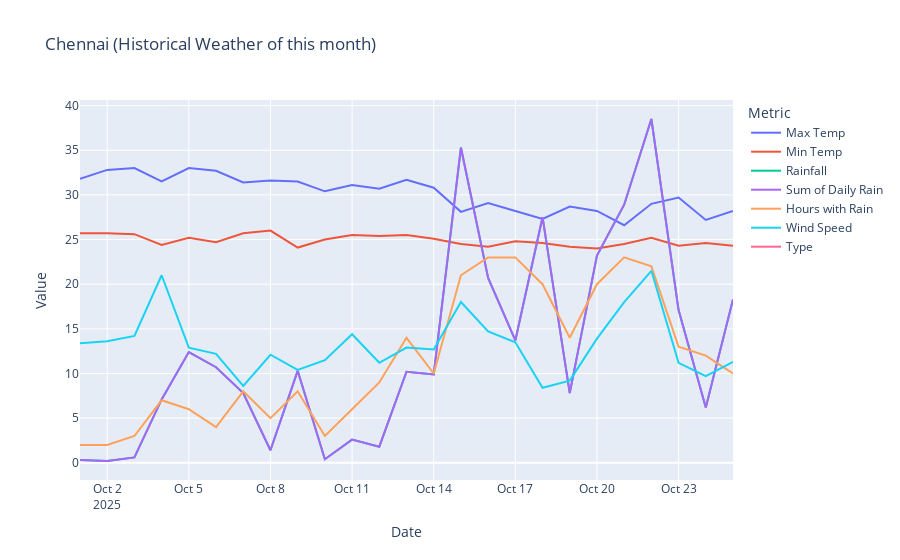

The cell this chart's notebook holds for it:
### Code cell
#LINE PLOT - Additional View
hist_df_line_melt = hist_df.melt(id_vars = ["Date", "Weather"],
                                 var_name="Metric",
                                 value_name="Value")
figl = px.line(hist_df_line_melt, x="Date", y="Value", color="Metric",
              line_group = "Metric",
              hover_data = ["Weather"],
              title = place +" (Historical Weather of this month)"
             )
figl.show()

### Figure 1 — Plotly figure (JSON) as saved in the notebook; plotly's stock layout.template omitted (floating-point values rounded to 4 significant figures)
{"data": [{"customdata": [["Drizzle: Light"], ["Drizzle: Light"], ["Drizzle: Light"], ["Rain: Moderate"], ["Rain: Heavy intensity"], ["Rain: Moderate"], ["Rain: Moderate"], ["Drizzle: Dense intensity"], ["Rain: Moderate"], ["Drizzle: Light"], ["Rain: Slight"], ["Drizzle: Moderate"], ["Rain: Moderate"], ["Rain: Moderate"], ["Rain: Moderate"], ["Rain: Moderate"], ["Rain: Moderate"], ["Rain: Heavy intensity"], ["Rain: Moderate"], ["Rain: Moderate"], ["Rain: Moderate"], ["Rain: Moderate"], ["Rain: Moderate"], ["Drizzle: Dense intensity"], ["Rain: Heavy intensity"]], "hovertemplate": "Metric=Max Temp<br>Date=%{x}<br>Value=%{y}<br>Weather=%{customdata[0]}<extra></extra>", "legendgroup": "Max Temp", "line": {"color": "#636efa", "dash": "solid"}, "marker": {"symbol": "circle"}, "mode": "lines", "name": "Max Temp", "orientation": "v", "showlegend": true, "type": "scatter", "x": ["2025-10-01", "2025-10-02", "2025-10-03", "2025-10-04", "2025-10-05", "2025-10-06", "2025-10-07", "2025-10-08", "2025-10-09", "2025-10-10", "2025-10-11", "2025-10-12", "2025-10-13", "2025-10-14", "2025-10-15", "2025-10-16", "2025-10-17", "2025-10-18", "2025-10-19", "2025-10-20", "2025-10-21", "2025-10-22", "2025-10-23", "2025-10-24", "2025-10-25"], "xaxis": "x", "y": [31.8, 32.8, 33, 31.5, 33, 32.7, 31.4, 31.6, 31.5, 30.4, 31.1, 30.7, 31.7, 30.8, 28.1, 29.1, 28.2, 27.3, 28.7, 28.2, 26.6, 29, 29.7, 27.2, 28.2], "yaxis": "y"}, {"customdata": [["Drizzle: Light"], ["Drizzle: Light"], ["Drizzle: Light"], ["Rain: Moderate"], ["Rain: Heavy intensity"], ["Rain: Moderate"], ["Rain: Moderate"], ["Drizzle: Dense intensity"], ["Rain: Moderate"], ["Drizzle: Light"], ["Rain: Slight"], ["Drizzle: Moderate"], ["Rain: Moderate"], ["Rain: Moderate"], ["Rain: Moderate"], ["Rain: Moderate"], ["Rain: Moderate"], ["Rain: Heavy intensity"], ["Rain: Moderate"], ["Rain: Moderate"], ["Rain: Moderate"], ["Rain: Moderate"], ["Rain: Moderate"], ["Drizzle: Dense intensity"], ["Rain: Heavy intensity"]], "hovertemplate": "Metric=Min Temp<br>Date=%{x}<br>Value=%{y}<br>Weather=%{customdata[0]}<extra></extra>", "legendgroup": "Min Temp", "line": {"color": "#EF553B", "dash": "solid"}, "marker": {"symbol": "circle"}, "mode": "lines", "name": "Min Temp", "orientation": "v", "showlegend": true, "type": "scatter", "x": ["2025-10-01", "2025-10-02", "2025-10-03", "2025-10-04", "2025-10-05", "2025-10-06", "2025-10-07", "2025-10-08", "2025-10-09", "2025-10-10", "2025-10-11", "2025-10-12", "2025-10-13", "2025-10-14", "2025-10-15", "2025-10-16", "2025-10-17", "2025-10-18", "2025-10-19", "2025-10-20", "2025-10-21", "2025-10-22", "2025-10-23", "2025-10-24", "2025-10-25"], "xaxis": "x", "y": [25.7, 25.7, 25.6, 24.4, 25.2, 24.7, 25.7, 26, 24.1, 25, 25.5, 25.4, 25.5, 25.1, 24.5, 24.2, 24.8, 24.6, 24.2, 24, 24.5, 25.2, 24.3, 24.6, 24.3], "yaxis": "y"}, {"customdata": [["Drizzle: Light"], ["Drizzle: Light"], ["Drizzle: Light"], ["Rain: Moderate"], ["Rain: Heavy intensity"], ["Rain: Moderate"], ["Rain: Moderate"], ["Drizzle: Dense intensity"], ["Rain: Moderate"], ["Drizzle: Light"], ["Rain: Slight"], ["Drizzle: Moderate"], ["Rain: Moderate"], ["Rain: Moderate"], ["Rain: Moderate"], ["Rain: Moderate"], ["Rain: Moderate"], ["Rain: Heavy intensity"], ["Rain: Moderate"], ["Rain: Moderate"], ["Rain: Moderate"], ["Rain: Moderate"], ["Rain: Moderate"], ["Drizzle: Dense intensity"], ["Rain: Heavy intensity"]], "hovertemplate": "Metric=Rainfall<br>Date=%{x}<br>Value=%{y}<br>Weather=%{customdata[0]}<extra></extra>", "legendgroup": "Rainfall", "line": {"color": "#00cc96", "dash": "solid"}, "marker": {"symbol": "circle"}, "mode": "lines", "name": "Rainfall", "orientation": "v", "showlegend": true, "type": "scatter", "x": ["2025-10-01", "2025-10-02", "2025-10-03", "2025-10-04", "2025-10-05", "2025-10-06", "2025-10-07", "2025-10-08", "2025-10-09", "2025-10-10", "2025-10-11", "2025-10-12", "2025-10-13", "2025-10-14", "2025-10-15", "2025-10-16", "2025-10-17", "2025-10-18", "2025-10-19", "2025-10-20", "2025-10-21", "2025-10-22", "2025-10-23", "2025-10-24", "2025-10-25"], "xaxis": "x", "y": [0.3, 0.2, 0.6, 7.1, 12.4, 10.7, 7.8, 1.4, 10.3, 0.4, 2.6, 1.8, 10.2, 9.9, 35.3, 20.7, 13.7, 27.5, 7.8, 23.2, 28.9, 38.5, 17.1, 6.2, 18.3], "yaxis": "y"}, {"customdata": [["Drizzle: Light"], ["Drizzle: Light"], ["Drizzle: Light"], ["Rain: Moderate"], ["Rain: Heavy intensity"], ["Rain: Moderate"], ["Rain: Moderate"], ["Drizzle: Dense intensity"], ["Rain: Moderate"], ["Drizzle: Light"], ["Rain: Slight"], ["Drizzle: Moderate"], ["Rain: Moderate"], ["Rain: Moderate"], ["Rain: Moderate"], ["Rain: Moderate"], ["Rain: Moderate"], ["Rain: Heavy intensity"], ["Rain: Moderate"], ["Rain: Moderate"], ["Rain: Moderate"], ["Rain: Moderate"], ["Rain: Moderate"], ["Drizzle: Dense intensity"], ["Rain: Heavy intensity"]], "hovertemplate": "Metric=Sum of Daily Rain<br>Date=%{x}<br>Value=%{y}<br>Weather=%{customdata[0]}<extra></extra>", "legendgroup": "Sum of Daily Rain", "line": {"color": "#ab63fa", "dash": "solid"}, "marker": {"symbol": "circle"}, "mode": "lines", "name": "Sum of Daily Rain", "orientation": "v", "showlegend": true, "type": "scatter", "x": ["2025-10-01", "2025-10-02", "2025-10-03", "2025-10-04", "2025-10-05", "2025-10-06", "2025-10-07", "2025-10-08", "2025-10-09", "2025-10-10", "2025-10-11", "2025-10-12", "2025-10-13", "2025-10-14", "2025-10-15", "2025-10-16", "2025-10-17", "2025-10-18", "2025-10-19", "2025-10-20", "2025-10-21", "2025-10-22", "2025-10-23", "2025-10-24", "2025-10-25"], "xaxis": "x", "y": [0.3, 0.2, 0.6, 7.1, 12.4, 10.7, 7.8, 1.4, 10.3, 0.4, 2.6, 1.8, 10.2, 9.9, 35.3, 20.7, 13.7, 27.5, 7.8, 23.2, 28.9, 38.5, 17.1, 6.2, 18.3], "yaxis": "y"}, {"customdata": [["Drizzle: Light"], ["Drizzle: Light"], ["Drizzle: Light"], ["Rain: Moderate"], ["Rain: Heavy intensity"], ["Rain: Moderate"], ["Rain: Moderate"], ["Drizzle: Dense intensity"], ["Rain: Moderate"], ["Drizzle: Light"], ["Rain: Slight"], ["Drizzle: Moderate"], ["Rain: Moderate"], ["Rain: Moderate"], ["Rain: Moderate"], ["Rain: Moderate"], ["Rain: Moderate"], ["Rain: Heavy intensity"], ["Rain: Moderate"], ["Rain: Moderate"], ["Rain: Moderate"], ["Rain: Moderate"], ["Rain: Moderate"], ["Drizzle: Dense intensity"], ["Rain: Heavy intensity"]], "hovertemplate": "Metric=Hours with Rain<br>Date=%{x}<br>Value=%{y}<br>Weather=%{customdata[0]}<extra></extra>", "legendgroup": "Hours with Rain", "line": {"color": "#FFA15A", "dash": "solid"}, "marker": {"symbol": "circle"}, "mode": "lines", "name": "Hours with Rain", "orientation": "v", "showlegend": true, "type": "scatter", "x": ["2025-10-01", "2025-10-02", "2025-10-03", "2025-10-04", "2025-10-05", "2025-10-06", "2025-10-07", "2025-10-08", "2025-10-09", "2025-10-10", "2025-10-11", "2025-10-12", "2025-10-13", "2025-10-14", "2025-10-15", "2025-10-16", "2025-10-17", "2025-10-18", "2025-10-19", "2025-10-20", "2025-10-21", "2025-10-22", "2025-10-23", "2025-10-24", "2025-10-25"], "xaxis": "x", "y": [2, 2, 3, 7, 6, 4, 8, 5, 8, 3, 6, 9, 14, 10, 21, 23, 23, 20, 14, 20, 23, 22, 13, 12, 10], "yaxis": "y"}, {"customdata": [["Drizzle: Light"], ["Drizzle: Light"], ["Drizzle: Light"], ["Rain: Moderate"], ["Rain: Heavy intensity"], ["Rain: Moderate"], ["Rain: Moderate"], ["Drizzle: Dense intensity"], ["Rain: Moderate"], ["Drizzle: Light"], ["Rain: Slight"], ["Drizzle: Moderate"], ["Rain: Moderate"], ["Rain: Moderate"], ["Rain: Moderate"], ["Rain: Moderate"], ["Rain: Moderate"], ["Rain: Heavy intensity"], ["Rain: Moderate"], ["Rain: Moderate"], ["Rain: Moderate"], ["Rain: Moderate"], ["Rain: Moderate"], ["Drizzle: Dense intensity"], ["Rain: Heavy intensity"]], "hovertemplate": "Metric=Wind Speed<br>Date=%{x}<br>Value=%{y}<br>Weather=%{customdata[0]}<extra></extra>", "legendgroup": "Wind Speed", "line": {"color": "#19d3f3", "dash": "solid"}, "marker": {"symbol": "circle"}, "mode": "lines", "name": "Wind Speed", "orientation": "v", "showlegend": true, "type": "scatter", "x": ["2025-10-01", "2025-10-02", "2025-10-03", "2025-10-04", "2025-10-05", "2025-10-06", "2025-10-07", "2025-10-08", "2025-10-09", "2025-10-10", "2025-10-11", "2025-10-12", "2025-10-13", "2025-10-14", "2025-10-15", "2025-10-16", "2025-10-17", "2025-10-18", "2025-10-19", "2025-10-20", "2025-10-21", "2025-10-22", "2025-10-23", "2025-10-24", "2025-10-25"], "xaxis": "x", "y": [13.4, 13.6, 14.2, 21, 12.9, 12.2, 8.6, 12.1, 10.4, 11.5, 14.4, 11.2, 12.9, 12.7, 18, 14.7, 13.5, 8.4, 9.2, 13.9, 18, 21.5, 11.2, 9.7, 11.3], "yaxis": "y"}, {"customdata": [["Drizzle: Light"], ["Drizzle: Light"], ["Drizzle: Light"], ["Rain: Moderate"], ["Rain: Heavy intensity"], ["Rain: Moderate"], ["Rain: Moderate"], ["Drizzle: Dense intensity"], ["Rain: Moderate"], ["Drizzle: Light"], ["Rain: Slight"], ["Drizzle: Moderate"], ["Rain: Moderate"], ["Rain: Moderate"], ["Rain: Moderate"], ["Rain: Moderate"], ["Rain: Moderate"], ["Rain: Heavy intensity"], ["Rain: Moderate"], ["Rain: Moderate"], ["Rain: Moderate"], ["Rain: Moderate"], ["Rain: Moderate"], ["Drizzle: Dense intensity"], ["Rain: Heavy intensity"]], "hovertemplate": "Metric=Type<br>Date=%{x}<br>Value=%{y}<br>Weather=%{customdata[0]}<extra></extra>", "legendgroup": "Type", "line": {"color": "#FF6692", "dash": "solid"}, "marker": {"symbol": "circle"}, "mode": "lines", "name": "Type", "orientation": "v", "showlegend": true, "type": "scatter", "x": ["2025-10-01", "2025-10-02", "2025-10-03", "2025-10-04", "2025-10-05", "2025-10-06", "2025-10-07", "2025-10-08", "2025-10-09", "2025-10-10", "2025-10-11", "2025-10-12", "2025-10-13", "2025-10-14", "2025-10-15", "2025-10-16", "2025-10-17", "2025-10-18", "2025-10-19", "2025-10-20", "2025-10-21", "2025-10-22", "2025-10-23", "2025-10-24", "2025-10-25"], "xaxis": "x", "y": ["Historical", "Historical", "Historical", "Historical", "Historical", "Historical", "Historical", "Historical", "Historical", "Historical", "Historical", "Historical", "Historical", "Historical", "Historical", "Historical", "Historical", "Historical", "Historical", "Historical", "Historical", "Historical", "Historical", "Historical", "Historical"], "yaxis": "y"}], "layout": {"autosize": true, "legend": {"title": {"text": "Metric"}, "tracegroupgap": 0}, "title": {"text": "Chennai (Historical Weather of this month)"}, "xaxis": {"anchor": "y", "autorange": true, "domain": [0, 1], "range": ["2025-10-01", "2025-10-25"], "title": {"text": "Date"}, "type": "date"}, "yaxis": {"anchor": "x", "autorange": true, "domain": [0, 1], "range": [-1.928, 40.63], "title": {"text": "Value"}, "type": "linear"}}}
